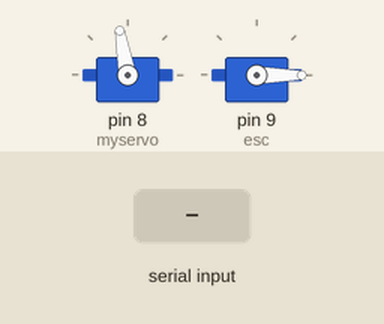
Simulated run of this sketch. Board: Arduino Uno, built with avr-gcc and run on an emulated ATmega328P. On the bench: 2 × servo. The inputs (shaded band) are chosen by the test bench. What the sketch prints to the serial monitor is not drawn.

Above: at 1.2 s.
1.3 s: "U" received over Serial
At 1.9 s:
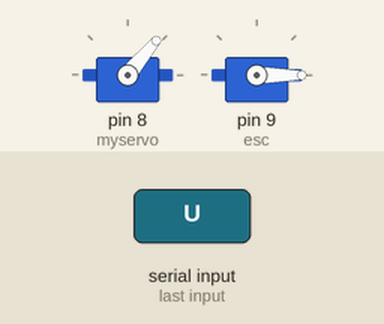
Timing chart, 0 to 4.3 s (numbered marks = the images above; inputs shaded):
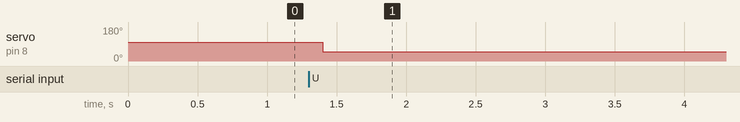

Measured:
- after the input at 1.3 s, servo on pin 8 (myservo): 100° → 50° after 0.10 s

The sketch:

Race_Car_Firmware.ino
```cpp
/*
   Firmware for the bluetooh RC-car.
   v: 0.3
   Troels Lund - trolund@gmail.com
*/

#include <Servo.h>
#include<string.h>
#include<stdio.h>
#include <time.h>
#include <stdlib.h>

#define LENGTH 4

int tx = 1;
int rx = 0;
char inSerial[LENGTH];
int turnValue = 50;
int speedValue = 0;

int conLostCount = 0;

Servo myservo;  // create servo object to control a servo
Servo esc;

void Check_Protocol(char);

void setup()
{
  Serial.begin(9600);
  pinMode(tx, OUTPUT);
  pinMode(rx, INPUT);

  srand(time(NULL));

  myservo.attach(8);  // attaches the servo on pin 8 to the servo object
  //esc.attach(9); //Specify the esc signal pin,Here as D9
  esc.attach(9,1000,2000);

  esc.writeMicroseconds(1000); //initialize the signal to 1000
  myservo.write(100);

  Serial.println("Device is ready");
}
void loop()
{

  if (conLostCount > 2000) {
    speedValue = 0;
    turnValue = 50;
    ControlUpdate();
    conLostCount = 0;
    Serial.println("Connection lost! STOP!!!!");
  }

  int i = 0;
  delay(100);
  if (Serial.available() > 0) {
    while (Serial.available() > 0) {
      inSerial[i] = Serial.read();
      i++;
    }
    inSerial[i] = '\0';
    Check_Protocol(inSerial);
    ControlUpdate();
    conLostCount = 0;
  } else {
    conLostCount = conLostCount + 1;
  }
}

void Check_Protocol(char inStr[]) {
 // Serial.print("Data resived:");
 // Serial.println(inStr);

  if (!strcmp(inStr, "U")) {

    if (speedValue >= 0 && speedValue < 175) {
      speedValue = speedValue + 5;
      Serial.println("Speedind up!");
      Serial.println(speedValue);
    } else {
      Serial.println("Max speed is reached.");
    }

  }
  else if (!strcmp(inStr, "D")) {

    if (speedValue <= 175 && speedValue > 0) {
      speedValue = speedValue - 5;
       Serial.println("Speedind down!");
       Serial.println(speedValue);
    } else {
      Serial.println("Car is in total stop.");
    }

  }
  else if (!strcmp(inStr, "L")) {

    if (turnValue >= 0 && turnValue < 115) {
      turnValue = turnValue  + 5;
      Serial.println("going left");
      Serial.println(turnValue);
    }

  }
  else if (!strcmp(inStr, "R")) {

    if (turnValue <= 115 && turnValue > 0) {
      turnValue = turnValue - 5;
      Serial.println("going right");
      Serial.println(turnValue);
    }

  }
  else {
    Serial.println("Fail to follow protocol!");
    return;
  }

}

void ControlUpdate() {
  myservo.write(turnValue);
  esc.write(speedValue);
}

/*
  char delim[] = ",";

  char *ptr = strtok(inStr, delim);

  turnValue = inStr[0] - '0';
  speedValue = inStr[1] - '0';

  Serial.println(map(turnValue, 0, 100, 50, 120) + "," + map(speedValue, 0, 100, 22, 254));

  myservo.write(map(turnValue, 0, 100, 50, 120));
  esc.writeMicroseconds(map(speedValue, 0, 100, 22, 254));

  clearBufferArray(ptr);
  }


  void clearBufferArray(char * pointer)
  {
  for (int i = 0; i < LENGTH; i++)
  {
      inSerial[i] = NULL;
  }
  while(pointer != NULL){
    pointer = NULL;
   pointer++;
  }
  }
*/
```
